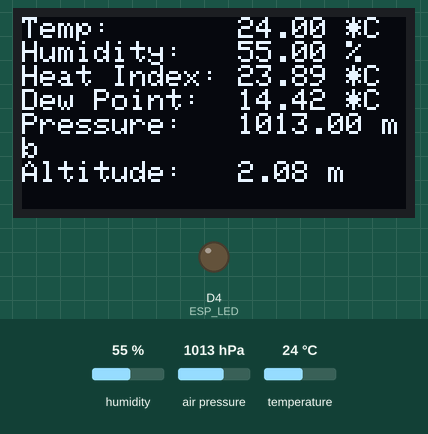
Simulated run of this program. Board: ESP8266 (NodeMCU). Parts: 128×64 one-colour display, output pins drawn as LEDs (lit = HIGH). The inputs (shaded band) are chosen by the test bench; at power-on: humidity 55 %, air pressure 1013 hPa, temperature 24 °C. What the program prints to the serial monitor is not drawn.

Above: at 4.7 s.
4.8 s: humidity set to 22 %
At 9.1 s:
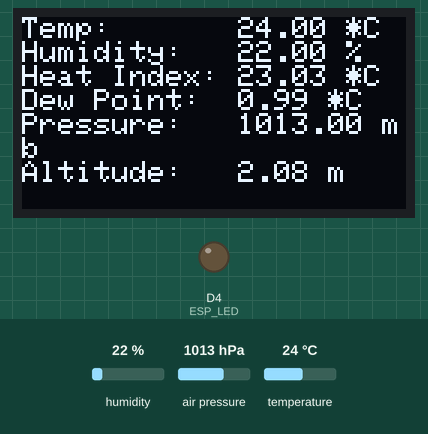
10.2 s: air pressure set to 952 hPa
At 14.4 s:
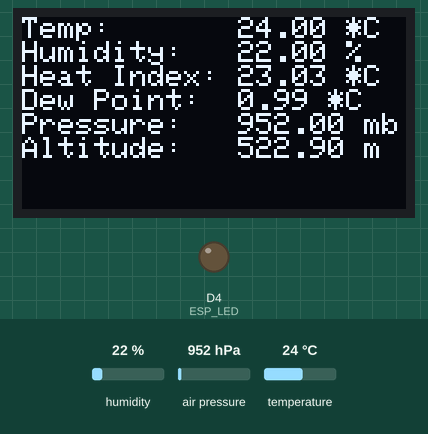
15.3 s: temperature set to 12 °C
At 19.6 s:
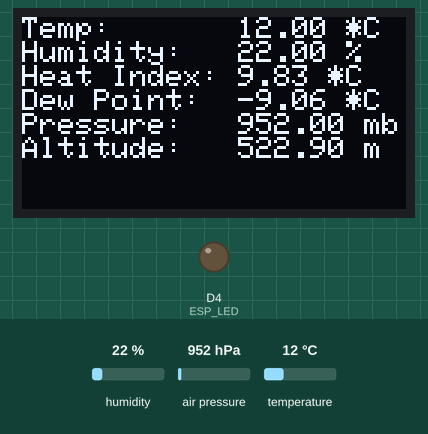
20.4 s: humidity set to 40 %
At 24.9 s:
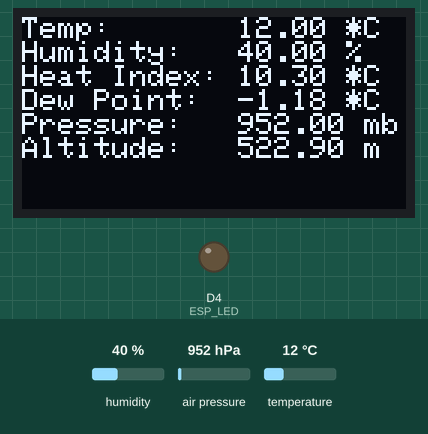
25.5 s: air pressure set to 975 hPa
At 30.2 s:
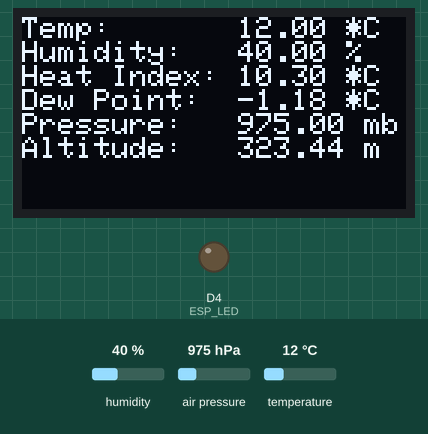
Timing chart, 0 to 31.6 s (numbered marks = the images above; inputs shaded):
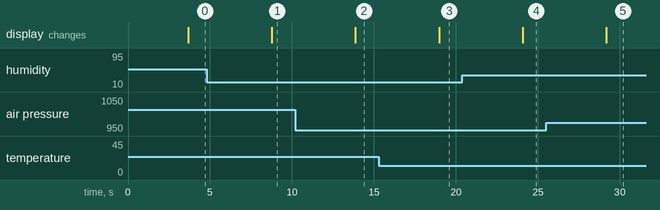

The program:

main.cpp
```cpp
// This example sends data to multiple variables to
// Ubidots through HTTP protocol.

/****************************************
 * Include Libraries
 ****************************************/

#include <Arduino.h>

#include <Ubidots.h>
//#include <LiquidCrystal_I2C.h>
#include <Wire.h>
#include <EnvironmentCalculation.h>
/****************************************
 * Define Instances and Constants
 ****************************************/
#define ESP_LED 2
#define NODE_LED 16
//LiquidCrystal_I2C lcd(0x27, 16, 2);
#include <Wire.h>
#include <SPI.h>
#include <Adafruit_Sensor.h>
#include <Adafruit_BME280.h>
#include <Adafruit_GFX.h>
#include <Adafruit_SSD1306.h>
#include <Adafruit_I2CDevice.h>

#define SCREEN_WIDTH 128 // OLED display width, in pixels
#define SCREEN_HEIGHT 64 // OLED display height, in pixels

// Declaration for an SSD1306 display connected to I2C (SDA, SCL pins)
#define OLED_RESET -1 // Reset pin # (or -1 if sharing Arduino reset pin)
Adafruit_SSD1306 display(SCREEN_WIDTH, SCREEN_HEIGHT, &Wire, OLED_RESET);

#define SEALEVELPRESSURE_HPA (1013.25)

Adafruit_BME280 bme; // I2C

//const char *UBIDOTS_TOKEN = "BBFF-z13DWfOsymYqZ10mPxMMmaVo0Dl7WW"; // Put here your Ubidots TOKEN
const char *UBIDOTS_TOKEN = "BBFF-z13DWfOsymYqZ10mPxMMmaVo0Dl7WW"; // Put here your Ubidots TOKEN

const char *WIFI_SSID = "Skynet2G";
const char *WIFI_PASS = "SarahConnor";
const char *DEVICE_LABEL = "esprom";   // Replace with your device label
const char *VALUES_LABEL = "ledstate"; // Replace with your variable label
String ipAddress = "-";
Ubidots ubidots(UBIDOTS_TOKEN, UBI_HTTP);

/****************************************
 * Auxiliar Functions
 ****************************************/


// Put here your auxiliar functions

/****************************************
 * Main Functions
 ****************************************/
void setup()
{
    pinMode(ESP_LED, OUTPUT);
    Serial.begin(9600);
    Wire.begin(D2, D1);
    Serial.println(F("Testing connectivity of BME280"));
    bool status = bme.begin(0x76);
    if (!status)
    {
        Serial.println("Could not find a valid BME280 sensor, check wiring!");
        while (1)
            ;
    }
    if (!display.begin(SSD1306_SWITCHCAPVCC, 0x3C))
    {
        Serial.println(F("SSD1306 allocation failed"));
        for (;;)
            ; // Don't proceed, loop forever
    }
    // Clear the buffer
    display.clearDisplay();

    // Draw a single pixel in white
    display.drawPixel(10, 10, WHITE);
    // Show the display buffer on the screen. You MUST call display() after
    // drawing commands to make them visible on screen!
    display.display();
    delay(2000);
    bool wifiConnected = ubidots.wifiConnect(WIFI_SSID, WIFI_PASS);
    Serial.println(ipAddress);
}

void loop()
{
    float temperature = bme.readTemperature();
    float pressureHpa = bme.readPressure();

    float pressure = pressureHpa / 100;

    float altitude = bme.readAltitude(SEALEVELPRESSURE_HPA);
    float humidity = bme.readHumidity();
    float dewPoint = computeDewPoint2(temperature, humidity);
    float heatIndex = computeHeatIndex(temperature, humidity, false);

    printEnvDataToSerial(temperature, pressure, humidity, dewPoint, heatIndex, altitude);

    ubidots.add("tempc", temperature); // Change for your variable name
    ubidots.add("humidity", humidity);
    ubidots.add("heatindexc", heatIndex);
    ubidots.add("pressure", pressure);
    ubidots.add("altitude", altitude);
    ubidots.add("dewpoint", dewPoint);

    display.clearDisplay();
    display.setTextSize(1);      // Normal 1:1 pixel scale
    display.setTextColor(WHITE); // Draw white text
    display.setCursor(0,0);
    //display.setTextSize(2);
    display.print("Temp:       ");
    display.print(temperature);
    display.println(" *C");
    display.print("Humidity:   ");
    display.print(humidity);
    display.println(" %");
    display.print("Heat Index: ");
    display.print(heatIndex);
    display.println(" *C");
    display.print("Dew Point:  ");
    display.print(dewPoint);
    display.println(" *C");
    display.print("Pressure:   ");
    display.print(pressure);
    display.println(" mb");
    display.print("Altitude:   ");
    display.print(altitude);
    display.println(" m");
    display.display();

    bool bufferSent = false;
    bufferSent = ubidots.send(); // Will send data to a device label that matches the device Id

    // float webValue = ubidots.get(DEVICE_LABEL, VALUES_LABEL);

    // digitalWrite(ESP_LED, webValue);

    if (bufferSent)
    {
        // Do something if values were sent properly
        Serial.println("Values sent by the device");
    }

    // if (webValue != ERROR_VALUE)
    // {
    //     Serial.print("Web Value: ");
    //     Serial.println(webValue);
    // }

    delay(5000);
}
```

Measured:
- after the input at 4.8 s, the display: changes after 4.0 s (image 1)
- after the input at 10.2 s, the display: changes after 3.7 s (image 2)
- after the input at 15.3 s, the display: changes after 3.7 s (image 3)
- after the input at 20.4 s, the display: changes after 3.7 s (image 4)
- after the input at 25.5 s, the display: changes after 3.7 s (image 5)
